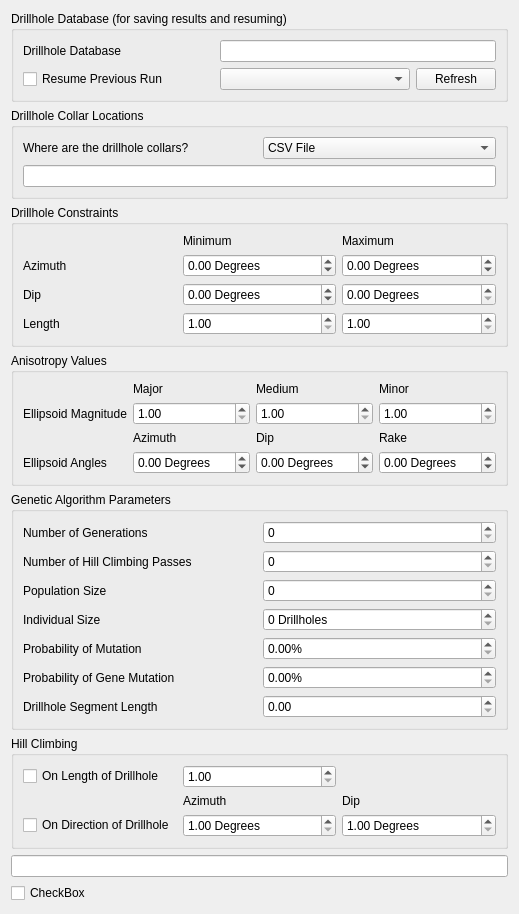
<ui version="4.0" >
 <class>Form</class>
 <widget class="QWidget" name="Form" >
  <property name="geometry" >
   <rect>
    <x>0</x>
    <y>0</y>
    <width>454</width>
    <height>866</height>
   </rect>
  </property>
  <property name="windowTitle" >
   <string>Form</string>
  </property>
  <layout class="QGridLayout" name="gridLayout" >
   <item row="0" column="0" >
    <widget class="QGroupBox" name="groupBox_3" >
     <property name="title" >
      <string>Drillhole Database (for saving results and resuming)</string>
     </property>
     <layout class="QGridLayout" name="gridLayout_4" >
      <item row="0" column="0" >
       <widget class="QLabel" name="label_12" >
        <property name="text" >
         <string>Drillhole Database</string>
        </property>
       </widget>
      </item>
      <item row="0" column="1" colspan="2" >
       <widget class="QLineEdit" name="DrillholeDatabase" />
      </item>
      <item row="1" column="0" >
       <widget class="QCheckBox" name="Resume" >
        <property name="text" >
         <string>Resume Previous Run</string>
        </property>
       </widget>
      </item>
      <item row="1" column="1" >
       <widget class="QComboBox" name="ResumeFrom" />
      </item>
      <item row="1" column="2" >
       <widget class="QPushButton" name="RefreshButton" >
        <property name="sizePolicy" >
         <sizepolicy vsizetype="Fixed" hsizetype="Fixed" >
          <horstretch>0</horstretch>
          <verstretch>0</verstretch>
         </sizepolicy>
        </property>
        <property name="text" >
         <string>Refresh</string>
        </property>
       </widget>
      </item>
     </layout>
    </widget>
   </item>
   <item row="4" column="0" >
    <widget class="QGroupBox" name="groupBox_4" >
     <property name="title" >
      <string>Genetic Algorithm Parameters</string>
     </property>
     <layout class="QGridLayout" name="gridLayout_3" >
      <item row="0" column="1" >
       <widget class="QSpinBox" name="NumGenerations" >
        <property name="maximum" >
         <number>1000000</number>
        </property>
       </widget>
      </item>
      <item row="1" column="1" >
       <widget class="QSpinBox" name="NumPasses" >
        <property name="maximum" >
         <number>1000000</number>
        </property>
       </widget>
      </item>
      <item row="2" column="1" >
       <widget class="QSpinBox" name="PopulationSize" >
        <property name="suffix" >
         <string/>
        </property>
        <property name="maximum" >
         <number>1000</number>
        </property>
       </widget>
      </item>
      <item row="3" column="1" >
       <widget class="QSpinBox" name="IndividualSize" >
        <property name="suffix" >
         <string> Drillholes</string>
        </property>
        <property name="maximum" >
         <number>1000</number>
        </property>
       </widget>
      </item>
      <item row="0" column="0" >
       <widget class="QLabel" name="label_6" >
        <property name="text" >
         <string>Number of Generations</string>
        </property>
       </widget>
      </item>
      <item row="1" column="0" >
       <widget class="QLabel" name="label_7" >
        <property name="text" >
         <string>Number of Hill Climbing Passes</string>
        </property>
       </widget>
      </item>
      <item row="2" column="0" >
       <widget class="QLabel" name="label_8" >
        <property name="text" >
         <string>Population Size</string>
        </property>
       </widget>
      </item>
      <item row="3" column="0" >
       <widget class="QLabel" name="label_9" >
        <property name="text" >
         <string>Individual Size</string>
        </property>
       </widget>
      </item>
      <item row="4" column="1" >
       <widget class="QDoubleSpinBox" name="MutationProb" >
        <property name="suffix" >
         <string>%</string>
        </property>
        <property name="maximum" >
         <double>1.000000000000000</double>
        </property>
        <property name="singleStep" >
         <double>0.010000000000000</double>
        </property>
       </widget>
      </item>
      <item row="5" column="1" >
       <widget class="QDoubleSpinBox" name="MutationGeneProb" >
        <property name="suffix" >
         <string>%</string>
        </property>
        <property name="maximum" >
         <double>1.000000000000000</double>
        </property>
        <property name="singleStep" >
         <double>0.010000000000000</double>
        </property>
       </widget>
      </item>
      <item row="4" column="0" >
       <widget class="QLabel" name="label_10" >
        <property name="text" >
         <string>Probability of Mutation</string>
        </property>
       </widget>
      </item>
      <item row="5" column="0" >
       <widget class="QLabel" name="label_11" >
        <property name="text" >
         <string>Probability of Gene Mutation</string>
        </property>
       </widget>
      </item>
      <item row="6" column="0" >
       <widget class="QLabel" name="label_13" >
        <property name="text" >
         <string>Drillhole Segment Length</string>
        </property>
       </widget>
      </item>
      <item row="6" column="1" >
       <widget class="QDoubleSpinBox" name="SegmentLength" >
        <property name="maximum" >
         <double>1000.000000000000000</double>
        </property>
       </widget>
      </item>
     </layout>
    </widget>
   </item>
   <item row="8" column="0" >
    <widget class="QGroupBox" name="groupBox_2" >
     <property name="title" >
      <string>Hill Climbing</string>
     </property>
     <layout class="QGridLayout" name="gridLayout_5" >
      <item row="0" column="0" >
       <widget class="QCheckBox" name="DoHillClimbLength" >
        <property name="text" >
         <string>On Length of Drillhole</string>
        </property>
       </widget>
      </item>
      <item row="0" column="1" >
       <widget class="QDoubleSpinBox" name="HillClimbLength" >
        <property name="minimum" >
         <double>1.000000000000000</double>
        </property>
        <property name="maximum" >
         <double>1000000.000000000000000</double>
        </property>
       </widget>
      </item>
      <item row="2" column="0" >
       <widget class="QCheckBox" name="DoHillClimbDirection" >
        <property name="text" >
         <string>On Direction of Drillhole</string>
        </property>
       </widget>
      </item>
      <item row="2" column="1" >
       <widget class="QDoubleSpinBox" name="HillClimbAzimuthWindow" >
        <property name="suffix" >
         <string> Degrees</string>
        </property>
        <property name="minimum" >
         <double>1.000000000000000</double>
        </property>
        <property name="maximum" >
         <double>180.000000000000000</double>
        </property>
       </widget>
      </item>
      <item row="2" column="2" >
       <widget class="QDoubleSpinBox" name="HillClimbDipWindow" >
        <property name="suffix" >
         <string> Degrees</string>
        </property>
        <property name="minimum" >
         <double>1.000000000000000</double>
        </property>
        <property name="maximum" >
         <double>90.000000000000000</double>
        </property>
       </widget>
      </item>
      <item row="1" column="1" >
       <widget class="QLabel" name="label_22" >
        <property name="text" >
         <string>Azimuth</string>
        </property>
       </widget>
      </item>
      <item row="1" column="2" >
       <widget class="QLabel" name="label_23" >
        <property name="text" >
         <string>Dip</string>
        </property>
       </widget>
      </item>
     </layout>
    </widget>
   </item>
   <item row="11" column="0" >
    <spacer name="verticalSpacer" >
     <property name="orientation" >
      <enum>Qt::Vertical</enum>
     </property>
     <property name="sizeHint" stdset="0" >
      <size>
       <width>20</width>
       <height>40</height>
      </size>
     </property>
    </spacer>
   </item>
   <item row="2" column="0" >
    <widget class="QGroupBox" name="groupBox" >
     <property name="title" >
      <string>Drillhole Constraints</string>
     </property>
     <layout class="QGridLayout" name="gridLayout_2" >
      <item row="1" column="1" >
       <widget class="QDoubleSpinBox" name="DAzimuthMin" >
        <property name="suffix" >
         <string> Degrees</string>
        </property>
        <property name="minimum" >
         <double>-360.000000000000000</double>
        </property>
        <property name="maximum" >
         <double>360.000000000000000</double>
        </property>
       </widget>
      </item>
      <item row="2" column="2" >
       <widget class="QDoubleSpinBox" name="DDipMax" >
        <property name="suffix" >
         <string> Degrees</string>
        </property>
       </widget>
      </item>
      <item row="1" column="2" >
       <widget class="QDoubleSpinBox" name="DAzimuthMax" >
        <property name="suffix" >
         <string> Degrees</string>
        </property>
        <property name="minimum" >
         <double>-360.000000000000000</double>
        </property>
        <property name="maximum" >
         <double>360.000000000000000</double>
        </property>
       </widget>
      </item>
      <item row="2" column="1" >
       <widget class="QDoubleSpinBox" name="DDipMin" >
        <property name="suffix" >
         <string> Degrees</string>
        </property>
        <property name="minimum" >
         <double>-90.000000000000000</double>
        </property>
        <property name="maximum" >
         <double>90.000000000000000</double>
        </property>
       </widget>
      </item>
      <item row="1" column="0" >
       <widget class="QLabel" name="label" >
        <property name="text" >
         <string>Azimuth</string>
        </property>
       </widget>
      </item>
      <item row="2" column="0" >
       <widget class="QLabel" name="label_2" >
        <property name="text" >
         <string>Dip</string>
        </property>
       </widget>
      </item>
      <item row="0" column="1" >
       <widget class="QLabel" name="label_3" >
        <property name="text" >
         <string>Minimum</string>
        </property>
       </widget>
      </item>
      <item row="0" column="2" >
       <widget class="QLabel" name="label_4" >
        <property name="text" >
         <string>Maximum</string>
        </property>
       </widget>
      </item>
      <item row="3" column="1" >
       <widget class="QDoubleSpinBox" name="DLengthMin" >
        <property name="minimum" >
         <double>1.000000000000000</double>
        </property>
        <property name="maximum" >
         <double>1000000.000000000000000</double>
        </property>
       </widget>
      </item>
      <item row="3" column="2" >
       <widget class="QDoubleSpinBox" name="DLengthMax" >
        <property name="minimum" >
         <double>1.000000000000000</double>
        </property>
        <property name="maximum" >
         <double>1000000.000000000000000</double>
        </property>
       </widget>
      </item>
      <item row="3" column="0" >
       <widget class="QLabel" name="label_5" >
        <property name="text" >
         <string>Length</string>
        </property>
       </widget>
      </item>
     </layout>
    </widget>
   </item>
   <item row="3" column="0" >
    <widget class="QGroupBox" name="groupBox_5" >
     <property name="title" >
      <string>Anisotropy Values</string>
     </property>
     <layout class="QGridLayout" name="gridLayout_6" >
      <item row="0" column="1" >
       <widget class="QLabel" name="label_19" >
        <property name="text" >
         <string>Major</string>
        </property>
       </widget>
      </item>
      <item row="0" column="2" >
       <widget class="QLabel" name="label_20" >
        <property name="text" >
         <string>Medium</string>
        </property>
       </widget>
      </item>
      <item row="0" column="3" >
       <widget class="QLabel" name="label_21" >
        <property name="text" >
         <string>Minor</string>
        </property>
       </widget>
      </item>
      <item row="1" column="0" >
       <widget class="QLabel" name="label_14" >
        <property name="text" >
         <string>Ellipsoid Magnitude</string>
        </property>
       </widget>
      </item>
      <item row="1" column="1" >
       <widget class="QDoubleSpinBox" name="EMajor" >
        <property name="prefix" >
         <string/>
        </property>
        <property name="minimum" >
         <double>1.000000000000000</double>
        </property>
        <property name="maximum" >
         <double>1000000.000000000000000</double>
        </property>
       </widget>
      </item>
      <item row="1" column="2" >
       <widget class="QDoubleSpinBox" name="EMedium" >
        <property name="minimum" >
         <double>1.000000000000000</double>
        </property>
        <property name="maximum" >
         <double>1000000.000000000000000</double>
        </property>
       </widget>
      </item>
      <item row="1" column="3" >
       <widget class="QDoubleSpinBox" name="EMinor" >
        <property name="minimum" >
         <double>1.000000000000000</double>
        </property>
        <property name="maximum" >
         <double>1000000.000000000000000</double>
        </property>
       </widget>
      </item>
      <item row="2" column="1" >
       <widget class="QLabel" name="label_16" >
        <property name="text" >
         <string>Azimuth</string>
        </property>
       </widget>
      </item>
      <item row="2" column="2" >
       <widget class="QLabel" name="label_17" >
        <property name="text" >
         <string>Dip</string>
        </property>
       </widget>
      </item>
      <item row="2" column="3" >
       <widget class="QLabel" name="label_18" >
        <property name="text" >
         <string>Rake</string>
        </property>
       </widget>
      </item>
      <item row="3" column="0" >
       <widget class="QLabel" name="label_15" >
        <property name="text" >
         <string>Ellipsoid Angles</string>
        </property>
       </widget>
      </item>
      <item row="3" column="1" >
       <widget class="QDoubleSpinBox" name="EAzimuth" >
        <property name="suffix" >
         <string> Degrees</string>
        </property>
        <property name="minimum" >
         <double>-360.000000000000000</double>
        </property>
        <property name="maximum" >
         <double>360.000000000000000</double>
        </property>
        <property name="singleStep" >
         <double>1.000000000000000</double>
        </property>
       </widget>
      </item>
      <item row="3" column="2" >
       <widget class="QDoubleSpinBox" name="EDip" >
        <property name="suffix" >
         <string> Degrees</string>
        </property>
        <property name="minimum" >
         <double>-360.000000000000000</double>
        </property>
        <property name="maximum" >
         <double>360.000000000000000</double>
        </property>
       </widget>
      </item>
      <item row="3" column="3" >
       <widget class="QDoubleSpinBox" name="ERake" >
        <property name="suffix" >
         <string> Degrees</string>
        </property>
        <property name="minimum" >
         <double>-360.000000000000000</double>
        </property>
        <property name="maximum" >
         <double>360.000000000000000</double>
        </property>
       </widget>
      </item>
     </layout>
    </widget>
   </item>
   <item row="1" column="0" >
    <widget class="QGroupBox" name="groupBox_6" >
     <property name="title" >
      <string>Drillhole Collar Locations</string>
     </property>
     <layout class="QGridLayout" name="gridLayout_7" >
      <item row="1" column="0" colspan="2" >
       <widget class="QLineEdit" name="CollarFile" />
      </item>
      <item row="0" column="1" >
       <widget class="QComboBox" name="CollarLocation" >
        <item>
         <property name="text" >
          <string>CSV File</string>
         </property>
        </item>
        <item>
         <property name="text" >
          <string>In Filter "Source"</string>
         </property>
        </item>
       </widget>
      </item>
      <item row="0" column="0" >
       <widget class="QLabel" name="label_24" >
        <property name="text" >
         <string>Where are the drillhole collars?</string>
        </property>
       </widget>
      </item>
     </layout>
    </widget>
   </item>
   <item row="9" column="0" >
    <widget class="QLineEdit" name="ResumeFromC2S" />
   </item>
   <item row="10" column="0" >
    <widget class="QCheckBox" name="RefreshPlease" >
     <property name="text" >
      <string>CheckBox</string>
     </property>
    </widget>
   </item>
  </layout>
 </widget>
 <resources/>
 <connections/>
</ui>
